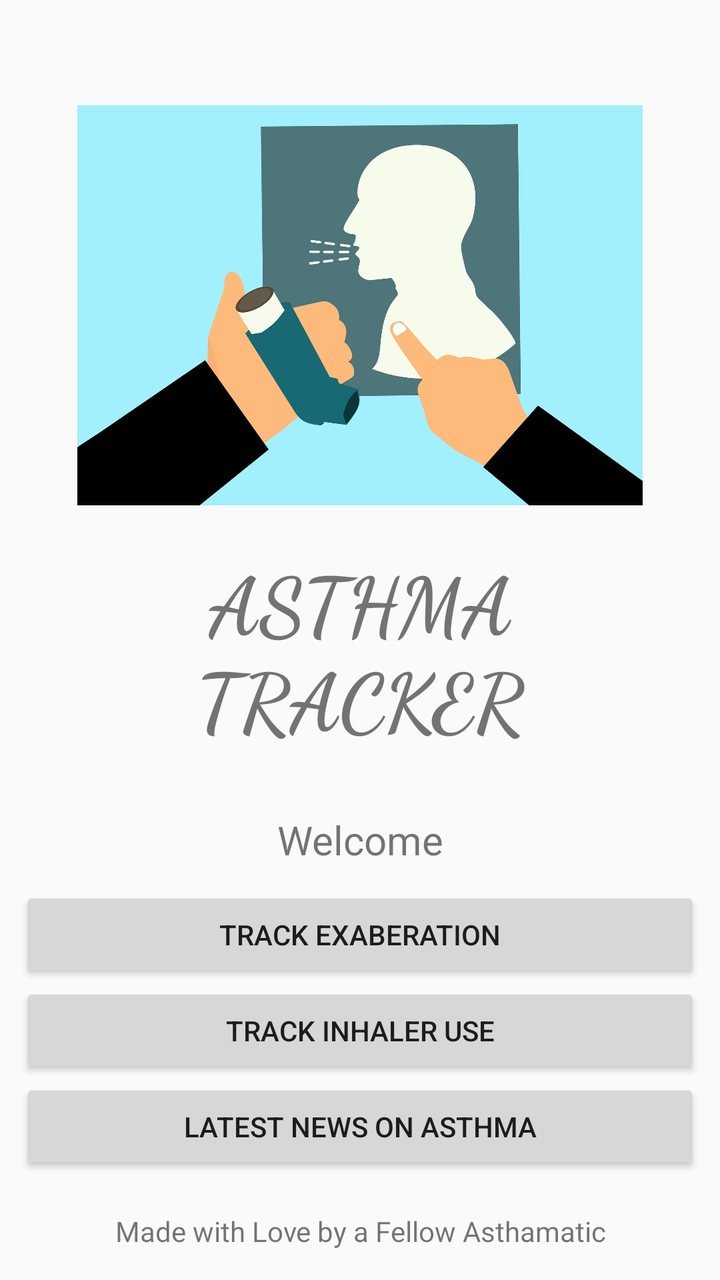
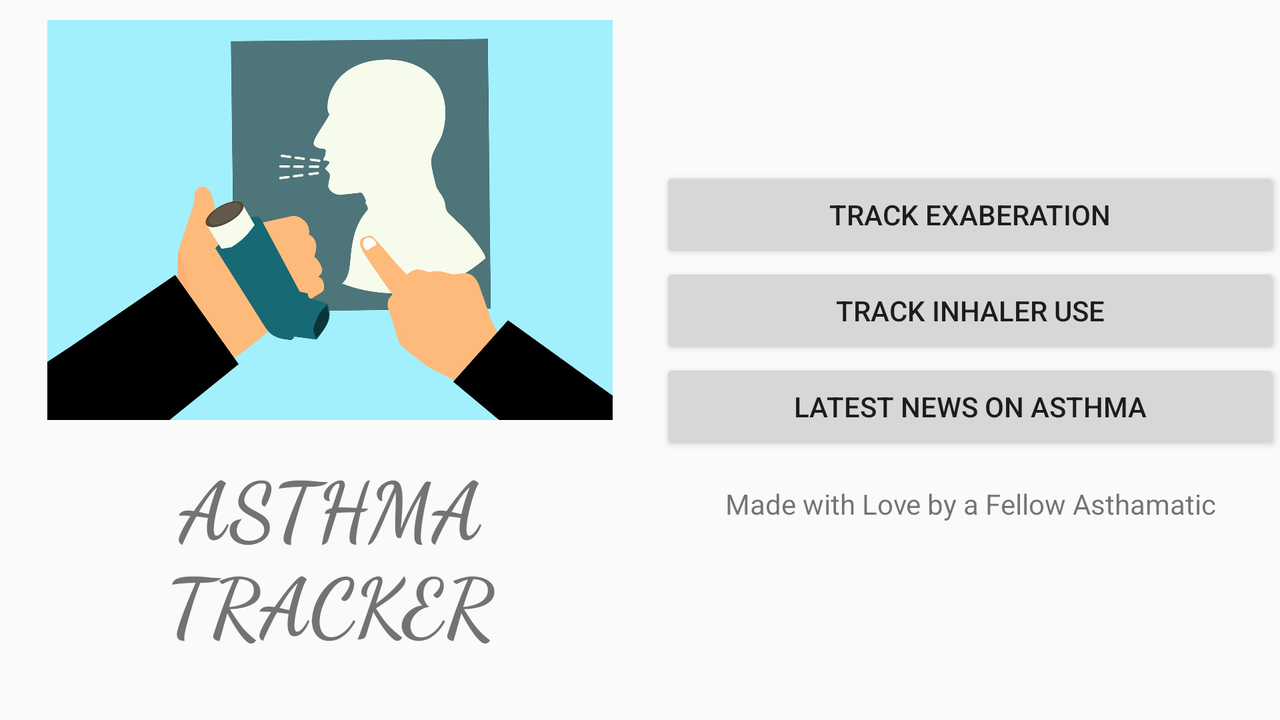

An Android layout and its configuration variant, each rendered on a device that would load it. The default file and the variant file are quoted in full after the pictures.
<!-- AndroidManifest.xml: application theme Theme.TestApplication -->
<!-- res/layout/activity_main.xml -->
<?xml version="1.0" encoding="utf-8"?>
<RelativeLayout xmlns:android="http://schemas.android.com/apk/res/android"
    android:layout_width="match_parent"
    android:layout_height="match_parent"
    >

    <LinearLayout
        android:layout_width="wrap_content"
        android:layout_height="wrap_content"
        android:layout_centerInParent="true"
        android:layout_marginStart="10dp"
        android:layout_marginTop="10dp"
        android:layout_marginEnd="10dp"
        android:gravity="center"
        android:layout_marginBottom="10dp"
        android:orientation="vertical">

        <ImageView
            android:layout_width="wrap_content"
            android:layout_height="200dp"
            android:src="@drawable/cough"/>
        <TextView
            android:layout_width="match_parent"
            android:layout_height="wrap_content"
            android:layout_gravity="center_horizontal"
            android:layout_margin="20dp"
            android:fontFamily="cursive"
            android:text="Asthma Tracker"
            android:textAllCaps="true"
            android:gravity="center"
            android:textSize="40sp"
            android:textStyle="bold">

        </TextView>

        <TextView
            android:layout_width="match_parent"
            android:id="@+id/mainText"
            android:layout_height="wrap_content"
            android:text="Welcome"
            android:gravity="center"
            android:textSize="20sp"
            android:layout_margin="10sp"/>

        <LinearLayout
            android:layout_width="match_parent"
            android:layout_height="wrap_content"
            android:orientation="vertical"
            >

            <Button
                android:id="@+id/mainbutton1"
                android:layout_width="match_parent"
                android:layout_height="wrap_content"
                android:text="Track Exaberation" />

            <Button
                android:id="@+id/mainbutton3"
                android:layout_width="match_parent"
                android:layout_height="wrap_content"
                android:text="Track Inhaler Use" />
            <Button
                android:id="@+id/buttonResearch"
                android:layout_width="match_parent"
                android:layout_height="wrap_content"
                android:text="Latest News on Asthma" />

        </LinearLayout>
    </LinearLayout>

    <TextView
        android:layout_width="match_parent"
        android:layout_margin="15sp"
        android:layout_height="wrap_content"
        android:text="Made with Love by a Fellow Asthamatic"
        android:layout_alignParentBottom="true"
        android:gravity="center_horizontal"
        />
</RelativeLayout>
<!-- resources referenced by this layout -->
<resources>
  <!-- drawable cough: jpg bitmap (drawable, 90139 bytes) -->
  <style name="Theme.TestApplication" parent="android:Theme.Material.Light.DarkActionBar" />
</resources>
<!-- res/layout-land/activity_main.xml (the repository's variant of the layout above) -->
<!-- drawn on the phone turned sideways -->
<?xml version="1.0" encoding="utf-8"?>
<LinearLayout xmlns:android="http://schemas.android.com/apk/res/android"
    android:layout_width="match_parent"
    android:orientation="horizontal"
    android:layout_height="match_parent"
    android:weightSum="2"
    >

    <LinearLayout
        android:layout_width="0dp"
        android:layout_weight="1"
        android:layout_height="match_parent"
        android:layout_marginStart="10dp"
        android:layout_marginTop="10dp"
        android:layout_marginEnd="10dp"
        android:gravity="center"
        android:layout_marginBottom="10dp"
        android:orientation="vertical">

        <ImageView
            android:layout_width="wrap_content"
            android:layout_height="200dp"
            android:src="@drawable/cough"/>
        <TextView
            android:layout_width="match_parent"
            android:layout_height="wrap_content"
            android:layout_gravity="center_horizontal"
            android:layout_margin="15dp"
            android:fontFamily="cursive"
            android:text="Asthma Tracker"
            android:textAllCaps="true"
            android:gravity="center"
            android:textSize="40sp"
            android:textStyle="bold">

        </TextView>

        <TextView
            android:layout_width="match_parent"
            android:id="@+id/mainText"
            android:layout_height="wrap_content"
            android:text="Welcome"
            android:gravity="center"
            android:textSize="20sp" />

    </LinearLayout>

    <LinearLayout
            android:layout_width="0dp"
            android:layout_weight="1"
            android:layout_height="match_parent"
            android:gravity="center_vertical"
            android:orientation="vertical"
            >

            <Button
                android:id="@+id/mainbutton1"
                android:layout_width="match_parent"
                android:layout_height="wrap_content"
                android:text="Track Exaberation" />

            <Button
                android:id="@+id/mainbutton3"
                android:layout_width="match_parent"
                android:layout_height="wrap_content"
                android:text="Track Inhaler Use" />
            <Button
                android:id="@+id/buttonResearch"
                android:layout_width="match_parent"
                android:layout_height="wrap_content"
                android:text="Latest News on Asthma" />

        <TextView
            android:layout_width="match_parent"
            android:layout_margin="15sp"
            android:layout_height="wrap_content"
            android:text="Made with Love by a Fellow Asthamatic"
            android:gravity="center_horizontal"
            />

    </LinearLayout>
</LinearLayout>
